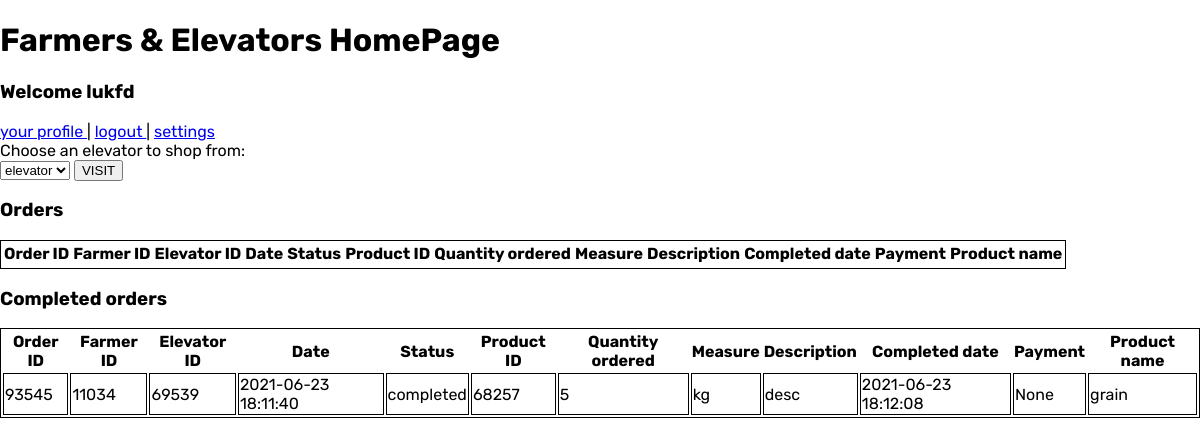
The app's page /home (signed in), older data.
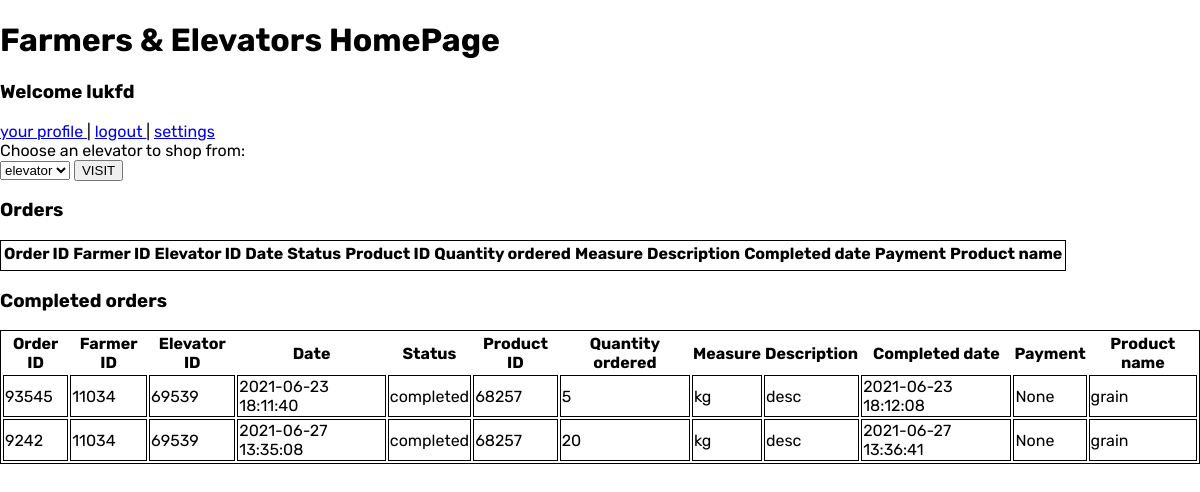
The same page, newer data.
### tables this page shows
CREATE TABLE orders(order_id int, farmer_id int, elevator_id int, date date, status varchar(255), product_id int, quantity_int int, quantity_type varchar(50), description text, completed_date date, payment varchar(255), product_name text);

### app.py (the view)
@app.route('/home')
def homepage():
    if 'username' in session:
        if session["elevator"] == True:
            orders = elevatorGetOrders(session["user_id"])
            return render_template('home-elevator.html', username=session["username"], id=session["user_id"], orders=orders)
        else:
            con = lite.connect('base.db')
            cur = con.cursor()
            cur.execute(f"SELECT username from elevators;")
            elevators = cur.fetchone()
            if not elevators:
                elevators = []
            cur.close()
            orders = farmerGetOrders(session["user_id"])
            return render_template('home-farmer.html', username=session["username"], id=session["user_id"], elevators=elevators, orders=orders)
    else:
        return redirect("/", code=302)

### app.py (called while the page is built)
def farmerGetOrders(farmer_id):
    con = lite.connect('base.db')
    cur = con.cursor()
    cur.execute(f"SELECT * from orders WHERE farmer_id='{farmer_id}';")
    result = cur.fetchall()
    if not result:
        result = []
    else:
        result = ['' if x is None else x for x in result]
    cur.close()
    return result

### templates/home-farmer.html (shortened to what this page needs)
<!doctype html>
<head>
  <link rel= "stylesheet" type= "text/css" href= "{{ url_for('static', filename='main.css') }}">
</head>
<h1>Farmers & Elevators HomePage</h1>
<nav>
  <h3>Welcome {{username}}</h3>
  <a href="{{ url_for('profile', id = id)}}">your profile </a>|
  <a href="/logout">logout </a>|
  <a href="/settings-farmer">settings</a>
</nav>
<nav>
  <label>Choose an elevator to shop from:</label>
  <form action="{{ url_for('shop')}}">
    <select name="name">
      {% for elevator in elevators %}
        <option value={{elevator}}>{{elevator}}</option>
      {% endfor %}
    </select>
    <button type="submit">VISIT</button>
  </form>
</nav>
<div>
  <h3>Orders</h3>
  <table style="border: 1px solid;">
    <thead>
      <tr>
        <th>Order ID</th>
        <th>Farmer ID</th>
        <th>Elevator ID</th>
        <th>Date</th>
        <th>Status</th>
        <th>Product ID</th>
        <th>Quantity ordered</th>
        <th>Measure</th>
        <th>Description</th>
        <th>Completed date</th>
        <th>Payment</th>
        <th>Product name</th>
      </tr>
    </thead>
  </table>
</div>
<div>
  <h3>Completed orders</h3>
  <table style="border: 1px solid;">
    <thead>
      <tr>
        <th>Order ID</th>
        <th>Farmer ID</th>
        <th>Elevator ID</th>
        <th>Date</th>
        <th>Status</th>
        <th>Product ID</th>
        <th>Quantity ordered</th>
        <th>Measure</th>
        <th>Description</th>
        <th>Completed date</th>
        <th>Payment</th>
        <th>Product name</th>
      </tr>
    </thead>
    {% for order in orders %}
      <tr>
        {% if order[4] != 'to process'%}
          {% for i in order %}
            <td style="border: 1px solid;">{{i}}</td>
          {% endfor %}
        {% endif %}
      </tr>
    {% endfor %}
  </table>
</div>

Row changes from the older to the newer data that the page shows:
added orders: order "9242", farmer "11034", elevator "69539", date "2021-06-27 13:35:08", status "completed", product "68257", order "20" "None", quantity_type "kg", description "desc", completed_date "2021-06-27 13:36:41", product_name "grain"
